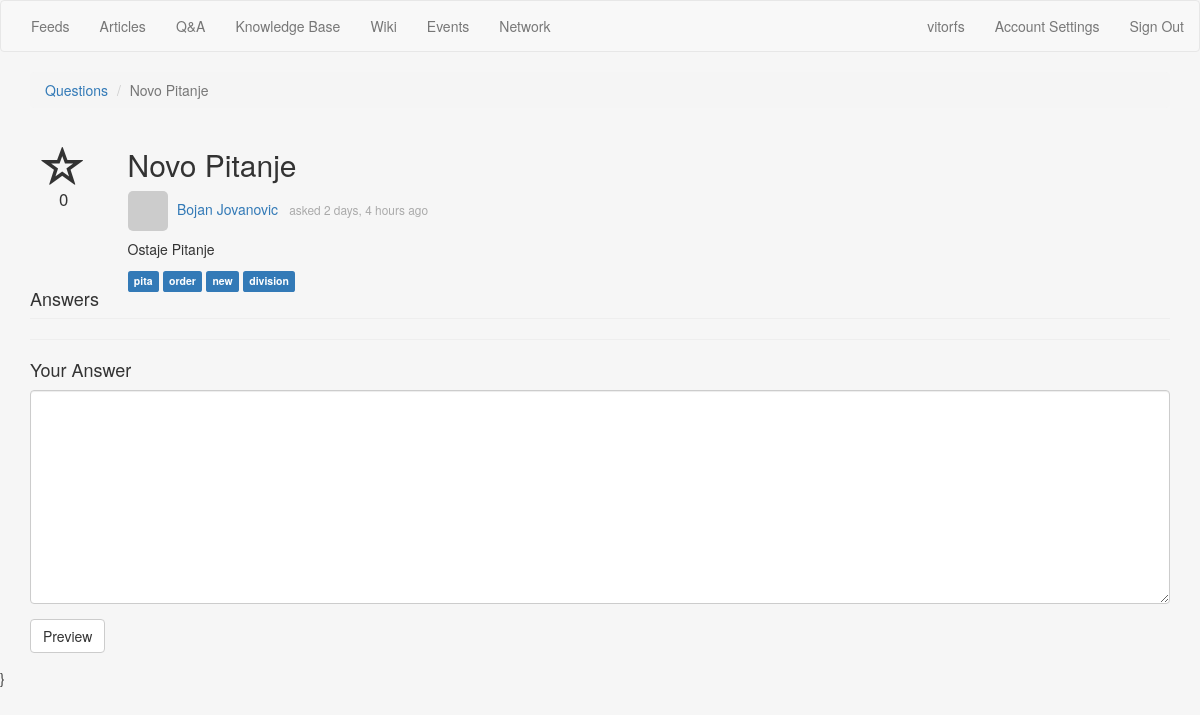
/questions/4/, run on the app's committed database.
### questions/models.py (models this page shows, shortened)
class Question(models.Model):
	user = models.ForeignKey(User)
	title= models.CharField(max_length=2000)
	description = models.TextField(max_length=2000)
	tags = models.CharField(max_length=255, null=True, blank=True)
	create_date = models.DateTimeField(auto_now_add=True)
	update_date = models.DateTimeField(auto_now_add=True)
	favorites = models.IntegerField(default=0)
	has_accepted_answer = models.BooleanField(default=False)
	class Meta:
		verbose_name = 'Question'
		verbose_name_plural = 'Questions'
		ordering = ('-update_date',)
	def get_answers(self):
		return Answer.objects.filter(question=self)
	def get_tag_list(self):
		return self.tags.split(" ")

### questions/views.py (the view)
# urls.py: url(r'^questions/(?P<pk>\d+)/$', question, name="question"),
def question(request, pk):
	question = Question.objects.get(pk=pk)
	form = AnswerForm(initial={'question': question})
	context = {
		'question': question,
		'form': form,
	}
	return render(request, 'questions/question.html', context)

### questions/forms.py
class AnswerForm(forms.ModelForm):
	question = forms.ModelChoiceField(widget=forms.HiddenInput(), queryset=Question.objects.all())
	description = forms.CharField(widget=forms.Textarea(attrs={'class': 'form-control'}), max_length=2000)
	class Meta:
		model = Answer
		fields = ['question', 'description']

### templates/questions/question.html (shortened to what this page needs)
{% extends 'base.html' %}
{% load staticfiles %}
{% load humanize %}
{% block head %}
  <link href="{% static 'css/questions.css' %}" rel="stylesheet">
{% endblock head %}
{% block main %}
  <ol class="breadcrumb">
    <li><a href="{% url 'questions' %}">Questions</a></li>
    <li class="active">{{ question.title }}</li>
  </ol>
  <div class="row question" question-id="{{ question.id }}">
  	<div class="col-md-1 options">
  		<span class="glyphicon glyphicon-star-empty favorite"></span>
  		<span>0</span>
  	</div>
  	<div class="col-md-11">
  		<h2>{{ question.title }}</h2>
  		<div class="question-user">
  			<a href="#"><img src="http://www.gravatar.com/avatar/07626034d73ad893cf8a63cea49a4cb6?s=256&d=http%3A%2F%2Ftrybootcamp.vitorfs.com%2Fstatic%2Fimg%2Fuser.png" class="user"></a>
  			<a href="#" class="username">{{ question.user.get_full_name }}</a>
  			<small class="asked">asked {{ question.update_date|naturaltime }}</small>
  		</div>
  		<p>{{ question.description }}</p>
  		{% if question.get_tag_list %}
  			{% for tag in question.get_tag_list %}
  				<span class="label label-primary">{{ tag }}</span>
  			{% endfor %}
  		{% endif %}
  	</div>
  </div>
  <h4 class="page-header">Answers</h4>
  <div class="answers">
  	<hr/>
  	<h4>Your Answer</h4>
  	<form action="{% url 'answer' %}" method="post" role="form">
  		<div class="form-group">
      {{ form.description }}
  		</div>
  		<div class="form-group">
  			<button type="submit" class="btn btn-default">Preview</button>
  		</div>
  	</form>
  </div>
{% endblock main %}

### static/css/bootcamp.css (style rules this page uses)
body { background-color: #f6f6f6; }
.page-header { margin: 0; }

### static/css/questions.css (style rules this page uses)
.options { text-align: center; }
.options span { display: block; font-size: 1.2em; }
.options span.favorite { font-size: 3em; margin-top: .4em; }
.answer .answer-user, .question .question-user { margin-bottom: .6em; }
.answer .answer-user .user, .question .question-user .user { width: 40px; border-radius: 5px; }
.answer .answer-user .username, .question .question-user .username { margin-left: .4em; }
.answer .answered, .question .asked { color: #aaaaaa; margin-left: .6em; }

### data on the page
Question: title "Novo Pitanje", user.get_full_name "Bojan Jovanovic", update_date "2 days, 4 hours ago", description "Ostaje Pitanje"

### other printed values
{{ tag }} "pita" "order" "new" "division"
